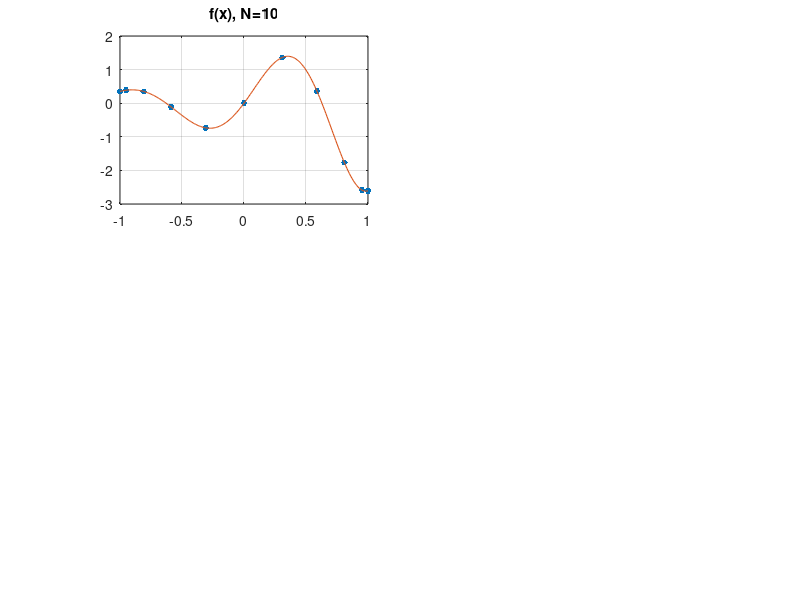

Source code (MATLAB): (Note: this script raises an error after producing the figure.)
% p18.m - Chebyshev differentiation via FFT (compare p11.m)

xx = -1:.01:1;
ff = exp(xx).*sin(5*xx); clf

for N = [10 20]
    x = cos(pi*(0:N)'/N); f = exp(x).*sin(5*x);
    subplot('position',[.15 .66-.4*(N==20) .31 .28])
    plot(x,f,'.','markersize',14), grid on
    line(xx,ff,'linewidth',.8)
    title(['f(x), N=' int2str(N)])
    error = chebfft(f, x) - exp(x).*(sin(5*x)+5*cos(5*x));
    subplot('position',[.55 .66-.4*(N==20) .31 .28])
    plot(x,error,'.','markersize',14), grid on
    line(x,error,'linewidth',.8)
    title(['error in f''(x), N=' int2str(N)])
end
